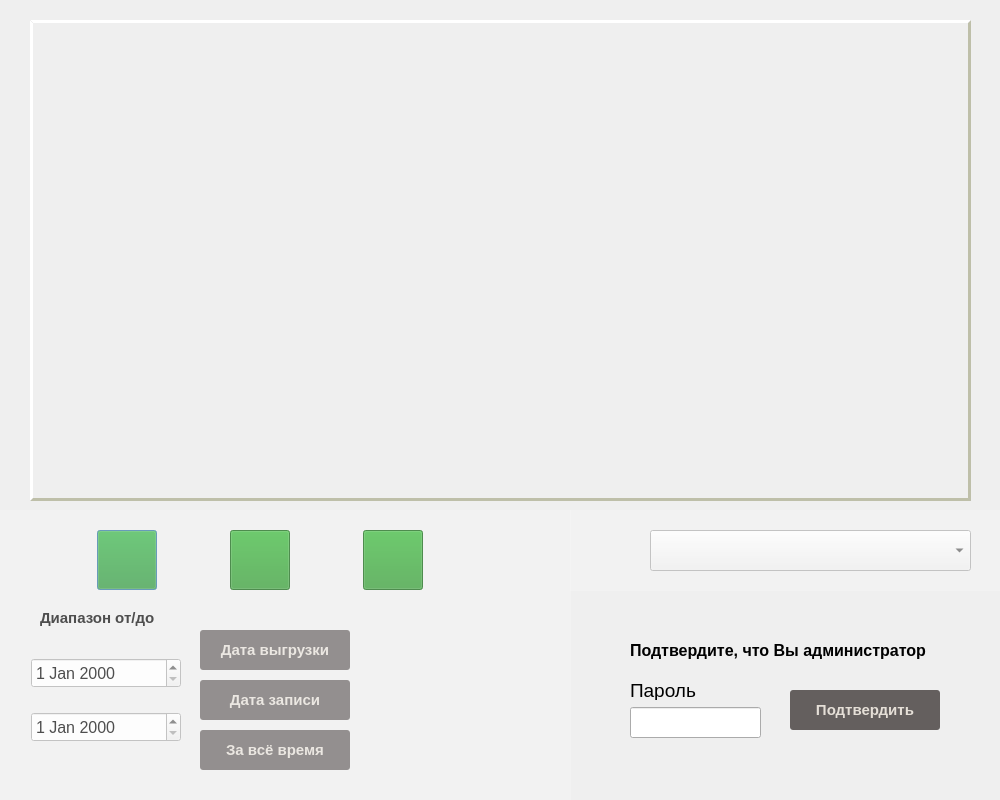
<?xml version="1.0" encoding="UTF-8"?>
<ui version="4.0">
 <class>FileMan</class>
 <widget class="QDialog" name="FileMan">
  <property name="geometry">
   <rect>
    <x>0</x>
    <y>0</y>
    <width>1000</width>
    <height>800</height>
   </rect>
  </property>
  <property name="minimumSize">
   <size>
    <width>1000</width>
    <height>800</height>
   </size>
  </property>
  <property name="maximumSize">
   <size>
    <width>1000</width>
    <height>800</height>
   </size>
  </property>
  <property name="windowTitle">
   <string>Dialog</string>
  </property>
  <property name="styleSheet">
   <string notr="true">#scroll
{
background-image: url(:/res/img/dragon.png);
}
</string>
  </property>
  <widget class="QScrollArea" name="scroll">
   <property name="geometry">
    <rect>
     <x>30</x>
     <y>20</y>
     <width>941</width>
     <height>481</height>
    </rect>
   </property>
   <property name="styleSheet">
    <string notr="true">#scroll
{
background-color: rgb(190, 190, 190);
border-style: outset;
border-width: 3px;
border-color: rgb(190, 191, 169);
background-image: url(:/res/img/dragon.png);
}
</string>
   </property>
   <property name="widgetResizable">
    <bool>true</bool>
   </property>
   <widget class="QWidget" name="scrollAreaWidgetContents">
    <property name="geometry">
     <rect>
      <x>0</x>
      <y>0</y>
      <width>935</width>
      <height>475</height>
     </rect>
    </property>
   </widget>
  </widget>
  <widget class="QComboBox" name="users">
   <property name="geometry">
    <rect>
     <x>650</x>
     <y>530</y>
     <width>321</width>
     <height>41</height>
    </rect>
   </property>
   <property name="maximumSize">
    <size>
     <width>330</width>
     <height>16777215</height>
    </size>
   </property>
   <property name="font">
    <font>
     <pointsize>11</pointsize>
     <weight>75</weight>
     <bold>true</bold>
    </font>
   </property>
  </widget>
  <widget class="QWidget" name="layoutWidget">
   <property name="geometry">
    <rect>
     <x>30</x>
     <y>510</y>
     <width>461</width>
     <height>91</height>
    </rect>
   </property>
   <layout class="QHBoxLayout" name="horizontalLayout">
    <item>
     <widget class="QPushButton" name="video">
      <property name="minimumSize">
       <size>
        <width>60</width>
        <height>60</height>
       </size>
      </property>
      <property name="maximumSize">
       <size>
        <width>50</width>
        <height>50</height>
       </size>
      </property>
      <property name="styleSheet">
       <string notr="true">background-image: url(:/res/img/videoIcon.png);
background-color: green;</string>
      </property>
      <property name="text">
       <string/>
      </property>
     </widget>
    </item>
    <item>
     <widget class="QPushButton" name="image">
      <property name="minimumSize">
       <size>
        <width>60</width>
        <height>60</height>
       </size>
      </property>
      <property name="maximumSize">
       <size>
        <width>50</width>
        <height>50</height>
       </size>
      </property>
      <property name="styleSheet">
       <string notr="true">background-image: url(:/res/img/photoIcon.png);
background-color: green;</string>
      </property>
      <property name="text">
       <string/>
      </property>
     </widget>
    </item>
    <item>
     <widget class="QPushButton" name="audio">
      <property name="minimumSize">
       <size>
        <width>60</width>
        <height>60</height>
       </size>
      </property>
      <property name="maximumSize">
       <size>
        <width>50</width>
        <height>50</height>
       </size>
      </property>
      <property name="cursor">
       <cursorShape>PointingHandCursor</cursorShape>
      </property>
      <property name="styleSheet">
       <string notr="true">background-image: url(:/res/img/audioIcon.png);
background-color: green;</string>
      </property>
      <property name="text">
       <string/>
      </property>
      <property name="iconSize">
       <size>
        <width>16</width>
        <height>16</height>
       </size>
      </property>
     </widget>
    </item>
   </layout>
  </widget>
  <widget class="QWidget" name="layoutWidget">
   <property name="geometry">
    <rect>
     <x>30</x>
     <y>640</y>
     <width>152</width>
     <height>121</height>
    </rect>
   </property>
   <layout class="QGridLayout" name="gridLayout">
    <item row="2" column="0">
     <widget class="QDateEdit" name="SecondDate">
      <property name="minimumSize">
       <size>
        <width>120</width>
        <height>30</height>
       </size>
      </property>
      <property name="maximumSize">
       <size>
        <width>150</width>
        <height>16777215</height>
       </size>
      </property>
      <property name="font">
       <font>
        <pointsize>12</pointsize>
       </font>
      </property>
     </widget>
    </item>
    <item row="0" column="0">
     <widget class="QDateEdit" name="FirstDate">
      <property name="minimumSize">
       <size>
        <width>120</width>
        <height>30</height>
       </size>
      </property>
      <property name="maximumSize">
       <size>
        <width>150</width>
        <height>16777215</height>
       </size>
      </property>
      <property name="font">
       <font>
        <pointsize>12</pointsize>
       </font>
      </property>
     </widget>
    </item>
   </layout>
  </widget>
  <widget class="QPushButton" name="dateDown">
   <property name="geometry">
    <rect>
     <x>200</x>
     <y>630</y>
     <width>150</width>
     <height>40</height>
    </rect>
   </property>
   <property name="sizePolicy">
    <sizepolicy hsizetype="Fixed" vsizetype="Fixed">
     <horstretch>0</horstretch>
     <verstretch>0</verstretch>
    </sizepolicy>
   </property>
   <property name="minimumSize">
    <size>
     <width>150</width>
     <height>40</height>
    </size>
   </property>
   <property name="maximumSize">
    <size>
     <width>150</width>
     <height>16777215</height>
    </size>
   </property>
   <property name="font">
    <font>
     <pointsize>11</pointsize>
     <weight>75</weight>
     <bold>true</bold>
    </font>
   </property>
   <property name="styleSheet">
    <string notr="true">
	background-color: rgb(100, 95, 94);	
	color: rgb(229, 223, 215);
	border-radius: 3px;
</string>
   </property>
   <property name="text">
    <string>Дата выгрузки</string>
   </property>
  </widget>
  <widget class="QPushButton" name="pushButton">
   <property name="geometry">
    <rect>
     <x>200</x>
     <y>680</y>
     <width>150</width>
     <height>40</height>
    </rect>
   </property>
   <property name="minimumSize">
    <size>
     <width>150</width>
     <height>40</height>
    </size>
   </property>
   <property name="maximumSize">
    <size>
     <width>150</width>
     <height>16777215</height>
    </size>
   </property>
   <property name="font">
    <font>
     <pointsize>11</pointsize>
     <weight>75</weight>
     <italic>false</italic>
     <bold>true</bold>
    </font>
   </property>
   <property name="styleSheet">
    <string notr="true">
	background-color: rgb(100, 95, 94);
	
	color: rgb(229, 223, 215);
	border-radius: 3px;
</string>
   </property>
   <property name="text">
    <string>Дата записи</string>
   </property>
  </widget>
  <widget class="QLabel" name="label">
   <property name="geometry">
    <rect>
     <x>40</x>
     <y>610</y>
     <width>131</width>
     <height>16</height>
    </rect>
   </property>
   <property name="font">
    <font>
     <pointsize>11</pointsize>
     <weight>75</weight>
     <bold>true</bold>
    </font>
   </property>
   <property name="text">
    <string>Диапазон от/до</string>
   </property>
  </widget>
  <widget class="QPushButton" name="reset">
   <property name="geometry">
    <rect>
     <x>200</x>
     <y>730</y>
     <width>150</width>
     <height>40</height>
    </rect>
   </property>
   <property name="minimumSize">
    <size>
     <width>150</width>
     <height>40</height>
    </size>
   </property>
   <property name="maximumSize">
    <size>
     <width>50</width>
     <height>40</height>
    </size>
   </property>
   <property name="font">
    <font>
     <pointsize>11</pointsize>
     <weight>75</weight>
     <bold>true</bold>
    </font>
   </property>
   <property name="styleSheet">
    <string notr="true">	background-color: rgb(100, 95, 94);
	color: rgb(229, 223, 215);
	border-radius: 3px;
</string>
   </property>
   <property name="text">
    <string>За всё время</string>
   </property>
  </widget>
  <widget class="QLabel" name="label_7">
   <property name="geometry">
    <rect>
     <x>630</x>
     <y>640</y>
     <width>321</width>
     <height>21</height>
    </rect>
   </property>
   <property name="font">
    <font>
     <pointsize>12</pointsize>
     <weight>75</weight>
     <bold>true</bold>
    </font>
   </property>
   <property name="text">
    <string>Подтвердите, что Вы администратор</string>
   </property>
  </widget>
  <widget class="QPushButton" name="pushButton_3">
   <property name="geometry">
    <rect>
     <x>790</x>
     <y>690</y>
     <width>150</width>
     <height>40</height>
    </rect>
   </property>
   <property name="minimumSize">
    <size>
     <width>150</width>
     <height>40</height>
    </size>
   </property>
   <property name="maximumSize">
    <size>
     <width>150</width>
     <height>40</height>
    </size>
   </property>
   <property name="font">
    <font>
     <pointsize>11</pointsize>
     <weight>75</weight>
     <bold>true</bold>
    </font>
   </property>
   <property name="styleSheet">
    <string notr="true">	background-color: rgb(100, 95, 94);	
	color: rgb(229, 223, 215);
	border-radius: 3px;
</string>
   </property>
   <property name="text">
    <string>Подтвердить</string>
   </property>
  </widget>
  <widget class="QWidget" name="widget" native="true">
   <property name="geometry">
    <rect>
     <x>0</x>
     <y>510</y>
     <width>571</width>
     <height>291</height>
    </rect>
   </property>
   <property name="styleSheet">
    <string notr="true">QWidget{
	
	background-color: rgb(249, 249, 249, 80);
	opacity: 0.5;
}</string>
   </property>
  </widget>
  <widget class="QWidget" name="widget_2" native="true">
   <property name="geometry">
    <rect>
     <x>570</x>
     <y>510</y>
     <width>431</width>
     <height>81</height>
    </rect>
   </property>
   <property name="styleSheet">
    <string notr="true">QWidget{
	
	background-color: rgb(249, 249, 249, 80);
	opacity: 0.5;
}</string>
   </property>
  </widget>
  <widget class="QLineEdit" name="lineEdit_3">
   <property name="geometry">
    <rect>
     <x>630</x>
     <y>707</y>
     <width>131</width>
     <height>31</height>
    </rect>
   </property>
   <property name="font">
    <font>
     <pointsize>12</pointsize>
    </font>
   </property>
   <property name="maxLength">
    <number>6</number>
   </property>
   <property name="echoMode">
    <enum>QLineEdit::Password</enum>
   </property>
  </widget>
  <widget class="QLabel" name="label_11">
   <property name="geometry">
    <rect>
     <x>630</x>
     <y>680</y>
     <width>81</width>
     <height>20</height>
    </rect>
   </property>
   <property name="font">
    <font>
     <pointsize>14</pointsize>
    </font>
   </property>
   <property name="text">
    <string>Пароль</string>
   </property>
  </widget>
 </widget>
 <resources/>
 <connections/>
</ui>
